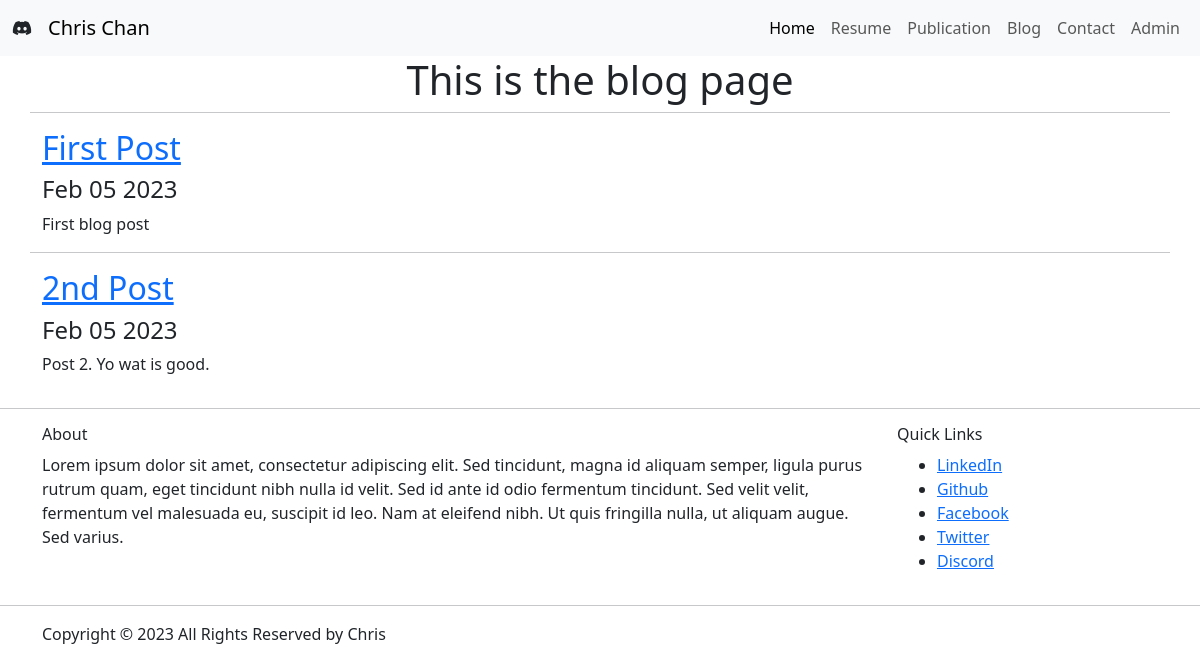
The page /blog/ on the database as committed earlier.
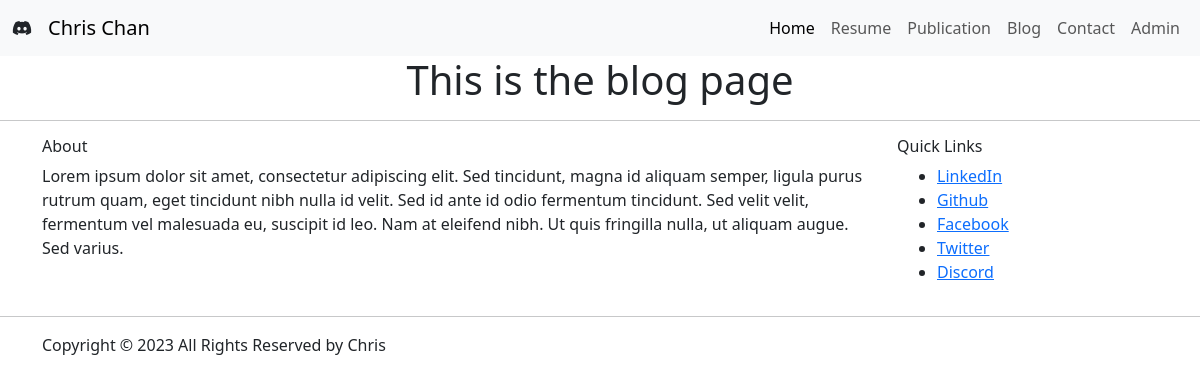
The same page on the database as committed later.
### blog/models.py (models this page shows, shortened)
class Blogpage(models.Model):
    title = models.CharField(max_length=100)
    date = models.DateField(default=timezone.now)
    description = models.TextField(max_length=250)

### blog/views.py (the view)
# urls.py: path('', views.blog, name="blog"),
def blog(request):
    blogs = Blogpage.objects.order_by('-date')[:5]
    return render(request, 'blog/home.html', {'blogs' : blogs})

### blog/templates/blog/home.html
{% extends 'main.html'%}
{% block content %}
<div class="container">
    <h1 class="text-center"> This is the blog page </h1>
</div>
<div class="container">
    {% for blog in blogs %}
    <div class="row">
    <hr>
    <h2><a href = "{% url 'blog:detail' blog.id %}">{{blog.title}}</a></h2>
    <h4>{{blog.date|date:'M d Y'}}</h4>
    <p>{{blog.description}}</p>
    </div>
    {% endfor %}
</div>
<hr>
{% endblock %}

Rows that differ between the two databases and show on the page:
removed Blogpage: title "First Post", date "Feb 05 2023", description "First blog post"
removed Blogpage: title "2nd Post", date "Feb 05 2023", description "Post 2. Yo wat is good."
